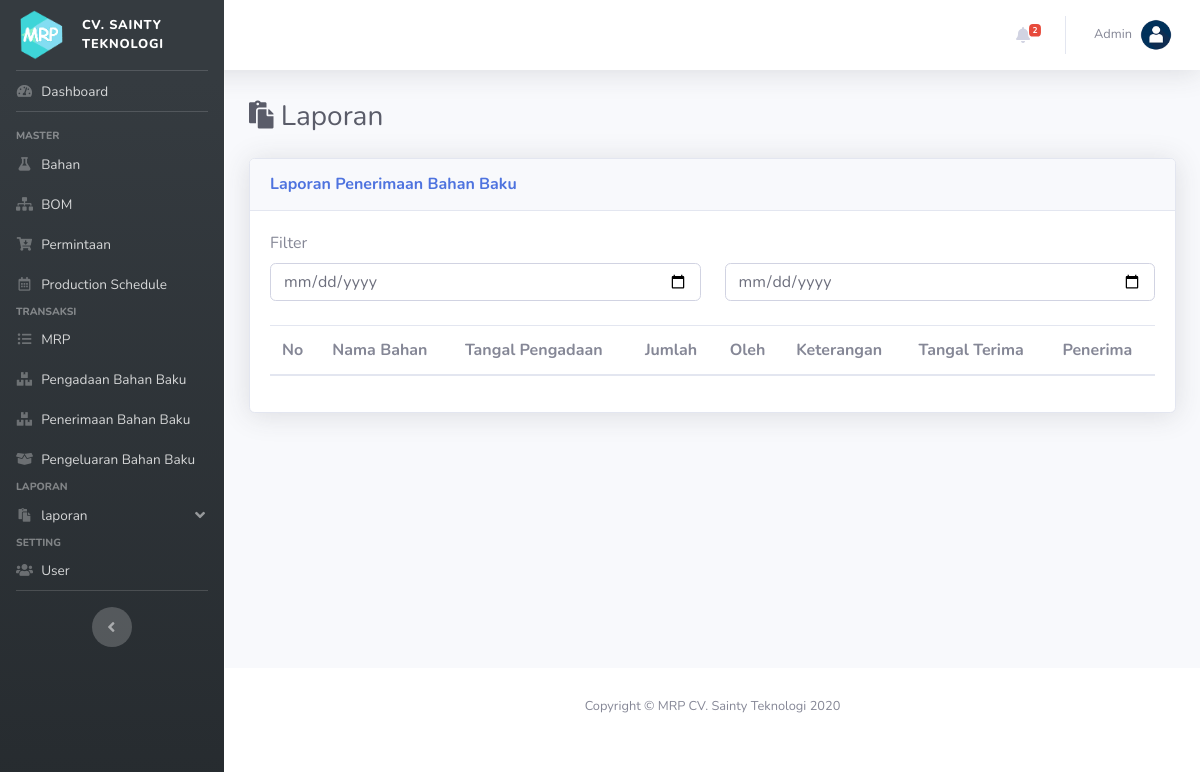
The page /index.php?p=laporan&ket=penerimaan_bahan_baku on the database as committed earlier.
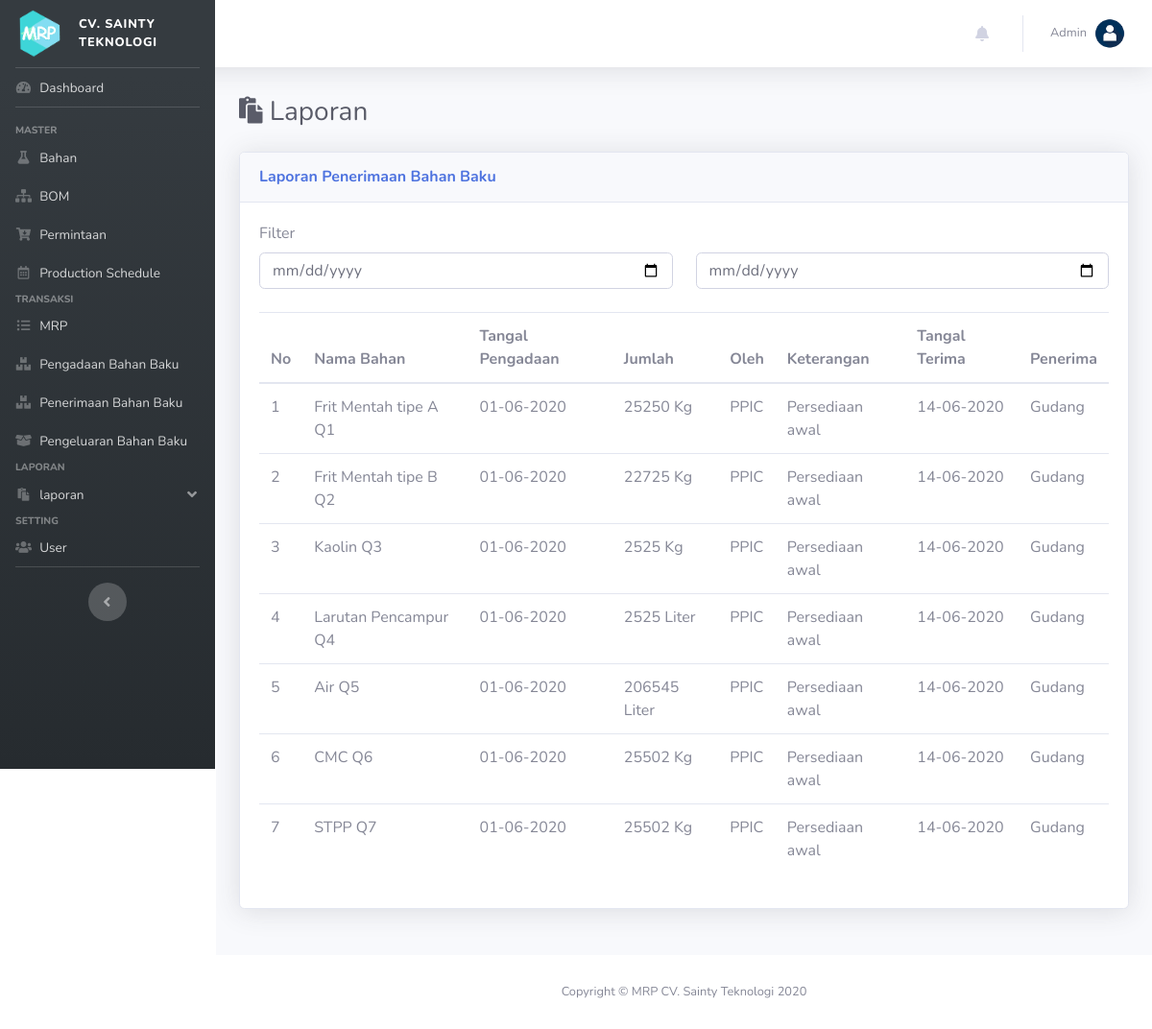
The same page on the database as committed later.
### tables this page shows
CREATE TABLE IF NOT EXISTS `pengadaan` (
  `id_pengadaan` int(11) NOT NULL AUTO_INCREMENT,
  `id_user` int(11) DEFAULT NULL,
  `id_bahan` int(11) DEFAULT NULL,
  `tgl_pengadaan` date DEFAULT NULL,
  `tgl_penerimaan` date DEFAULT NULL,
  `jumlah` double DEFAULT NULL,
  `keterangan` text DEFAULT NULL,
  `sts` int(11) DEFAULT NULL,
  PRIMARY KEY (`id_pengadaan`),
  KEY `id_user` (`id_user`),
  KEY `id_bahan` (`id_bahan`),
  CONSTRAINT `FK_penerimaan_bahan` FOREIGN KEY (`id_bahan`) REFERENCES `bahan` (`id_bahan`) ON DELETE CASCADE ON UPDATE CASCADE,
  CONSTRAINT `FK_penerimaan_user` FOREIGN KEY (`id_user`) REFERENCES `user` (`id_user`) ON DELETE CASCADE ON UPDATE CASCADE
);

CREATE TABLE IF NOT EXISTS `bahan` (
  `id_bahan` int(11) NOT NULL AUTO_INCREMENT,
  `nama_bahan` varchar(200) DEFAULT NULL,
  `satuan` varchar(200) DEFAULT NULL,
  `jumlah` double DEFAULT NULL,
  `ss` double(22,0) DEFAULT NULL,
  `rop` double(22,0) DEFAULT NULL,
  `LT` int(11) DEFAULT NULL,
  PRIMARY KEY (`id_bahan`)
);

CREATE TABLE IF NOT EXISTS `user` (
  `id_user` int(11) NOT NULL AUTO_INCREMENT,
  `username` varchar(50) DEFAULT NULL,
  `password` varchar(50) DEFAULT NULL,
  `nama_user` varchar(200) DEFAULT NULL,
  `jabatan` char(1) DEFAULT NULL,
  PRIMARY KEY (`id_user`),
  UNIQUE KEY `username` (`username`)
);

### pages/laporan/penerimaan_bahan_baku.php (the view, shortened to what this page needs)
<form action="" class="mb-4">
    <div class="row">
        <div class="col">
            <label for="">Filter</label>
        </div>
    </div>
    <div class="row">
        <div class="col">
            <input type="date" class="form-control inp_filter" id="tgl1" placeholder="Tanggal">
        </div>
        <div class="col">
            <input type="date" class="form-control inp_filter" id="tgl2" placeholder="Tanggal">
        </div>
    </div>
</form>
<table class="table dataTableLaporan">
    <thead>
        <tr>
            <th>No</th>
            <th>Nama Bahan</th>
            <th>Tangal Pengadaan</th>
            <th>Jumlah</th>
            <th>Oleh</th>
            <th>Keterangan</th>
            <th>Tangal Terima</th>
            <th>Penerima</th>
        </tr>
    </thead>
    <tbody>
    <?php
        $i=0;
        $sql = "SELECT a.*, b.nama_user, c.nama_bahan, c.satuan, d.nama_user AS 'penerima' FROM pengadaan a JOIN user b ON a.id_user = b.id_user JOIN bahan c ON a.id_bahan = c.id_bahan JOIN user d ON a.sts = d.id_user   WHERE sts <> 0 ORDER BY a.tgl_pengadaan DESC";
        $q = mysqli_query($con, $sql);
        while($row = mysqli_fetch_array($q)):
    ?>
        <tr>
            <td><?= ++$i; ?></td>
            <td><?= $row['nama_bahan']; ?></td>
            <td><?= date("d-m-Y", strtotime($row['tgl_pengadaan'])); ?></td>
            <td><?= $row['jumlah']." ".$row['satuan']; ?></td>
            <td><?= $row['nama_user']; ?></td>
            <td><?= $row['keterangan']; ?></td>
            <td><?= date("d-m-Y", strtotime($row['tgl_penerimaan'])); ?></td>
            <td><?= $row['penerima']; ?></td>
        </tr>
    <?php endwhile; ?>
    </tbody>
</table>

### pages/notification.php (shortened to what this page needs)
<?php
    $sql = "SELECT * FROM bahan";
    $q = mysqli_query($con, $sql);
    $data = [];
    while($row = mysqli_fetch_array($q)){
        if($row['rop']>$row['jumlah']){
            array_push($data, array(
                                    'id_bahan' => $row['id_bahan'],
                                    'nama_bahan' => $row['nama_bahan'],
                                    ));
        }
    }
    $nr = sizeof($data);
?>
<li class="nav-item dropdown no-arrow mx-1">
    <a class="nav-link dropdown-toggle" href="#" id="alertsDropdown" role="button" data-toggle="dropdown" aria-haspopup="true" aria-expanded="false">
        <i class="fas fa-bell fa-fw"></i>
        <?php if($nr>0):?>
        <span class="badge badge-danger badge-counter"><?= $nr; ?></span>
        <?php endif;?>
    </a>
</li>

Rows that differ between the two databases and show on the page:
added pengadaan: id_bahan.nama_bahan "Frit Mentah tipe A Q1", tgl_pengadaan "01-06-2020", jumlah "25250", id_bahan.satuan "Kg", id_user.nama_user "PPIC", keterangan "Persediaan awal", tgl_penerimaan "14-06-2020", user.nama_user "Gudang"
added pengadaan: id_bahan.nama_bahan "Frit Mentah tipe B Q2", tgl_pengadaan "01-06-2020", jumlah "22725", id_bahan.satuan "Kg", id_user.nama_user "PPIC", keterangan "Persediaan awal", tgl_penerimaan "14-06-2020", user.nama_user "Gudang"
added pengadaan: id_bahan.nama_bahan "Kaolin Q3", tgl_pengadaan "01-06-2020", jumlah "2525", id_bahan.satuan "Kg", id_user.nama_user "PPIC", keterangan "Persediaan awal", tgl_penerimaan "14-06-2020", user.nama_user "Gudang"
added pengadaan: id_bahan.nama_bahan "Larutan Pencampur Q4", tgl_pengadaan "01-06-2020", jumlah "2525", id_bahan.satuan "Liter", id_user.nama_user "PPIC", keterangan "Persediaan awal", tgl_penerimaan "14-06-2020", user.nama_user "Gudang"
added pengadaan: id_bahan.nama_bahan "Air Q5", tgl_pengadaan "01-06-2020", jumlah "206545", id_bahan.satuan "Liter", id_user.nama_user "PPIC", keterangan "Persediaan awal", tgl_penerimaan "14-06-2020", user.nama_user "Gudang"
added pengadaan: id_bahan.nama_bahan "CMC Q6", tgl_pengadaan "01-06-2020", jumlah "25502", id_bahan.satuan "Kg", id_user.nama_user "PPIC", keterangan "Persediaan awal", tgl_penerimaan "14-06-2020", user.nama_user "Gudang"
added pengadaan: id_bahan.nama_bahan "STPP Q7", tgl_pengadaan "01-06-2020", jumlah "25502", id_bahan.satuan "Kg", id_user.nama_user "PPIC", keterangan "Persediaan awal", tgl_penerimaan "14-06-2020", user.nama_user "Gudang"
Other text that changed with them:
$nr: "2" → (not shown)
